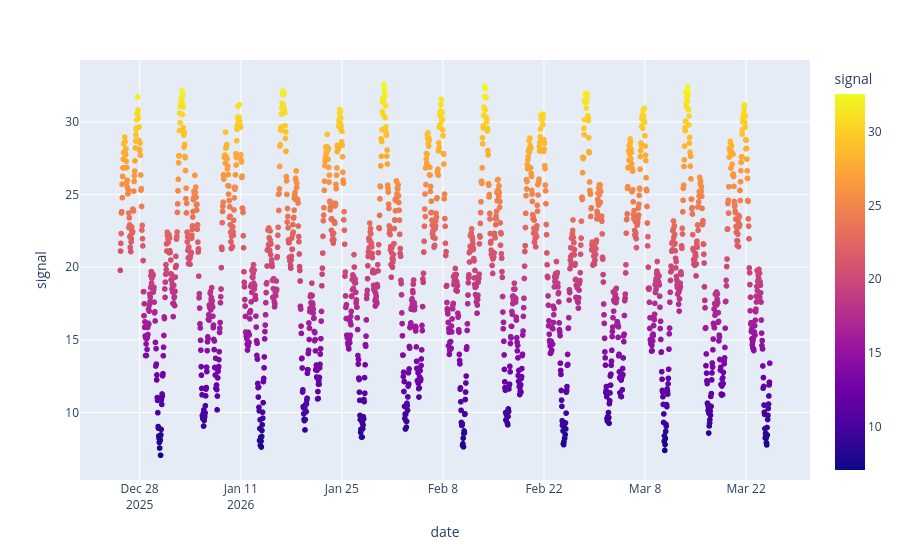

Notebook code for this chart:
### Code cell
sv2.getVisualization().show()

### Figure 1 — Plotly figure (JSON) as saved in the notebook; plotly's stock layout.template omitted (floating-point values rounded to 4 significant figures; data arrays with more than 128 entries replaced by an {"elided": "..."} marker saying what was removed)
{"data": [{"hovertemplate": "date=%{x}<br>signal=%{marker.color}<extra></extra>", "legendgroup": "", "marker": {"color": {"elided": "2160 float values"}, "coloraxis": "coloraxis", "symbol": "circle"}, "mode": "markers", "name": "", "showlegend": false, "type": "scattergl", "x": {"elided": "2160 str values"}, "xaxis": "x", "y": {"elided": "2160 float values"}, "yaxis": "y"}], "layout": {"coloraxis": {"colorbar": {"title": {"text": "signal"}}, "colorscale": [[0, "#0d0887"], [0.1111, "#46039f"], [0.2222, "#7201a8"], [0.3333, "#9c179e"], [0.4444, "#bd3786"], [0.5556, "#d8576b"], [0.6667, "#ed7953"], [0.7778, "#fb9f3a"], [0.8889, "#fdca26"], [1, "#f0f921"]]}, "legend": {"tracegroupgap": 0}, "margin": {"t": 60}, "xaxis": {"anchor": "y", "domain": [0, 1], "title": {"text": "date"}}, "yaxis": {"anchor": "x", "domain": [0, 1], "title": {"text": "signal"}}}}
